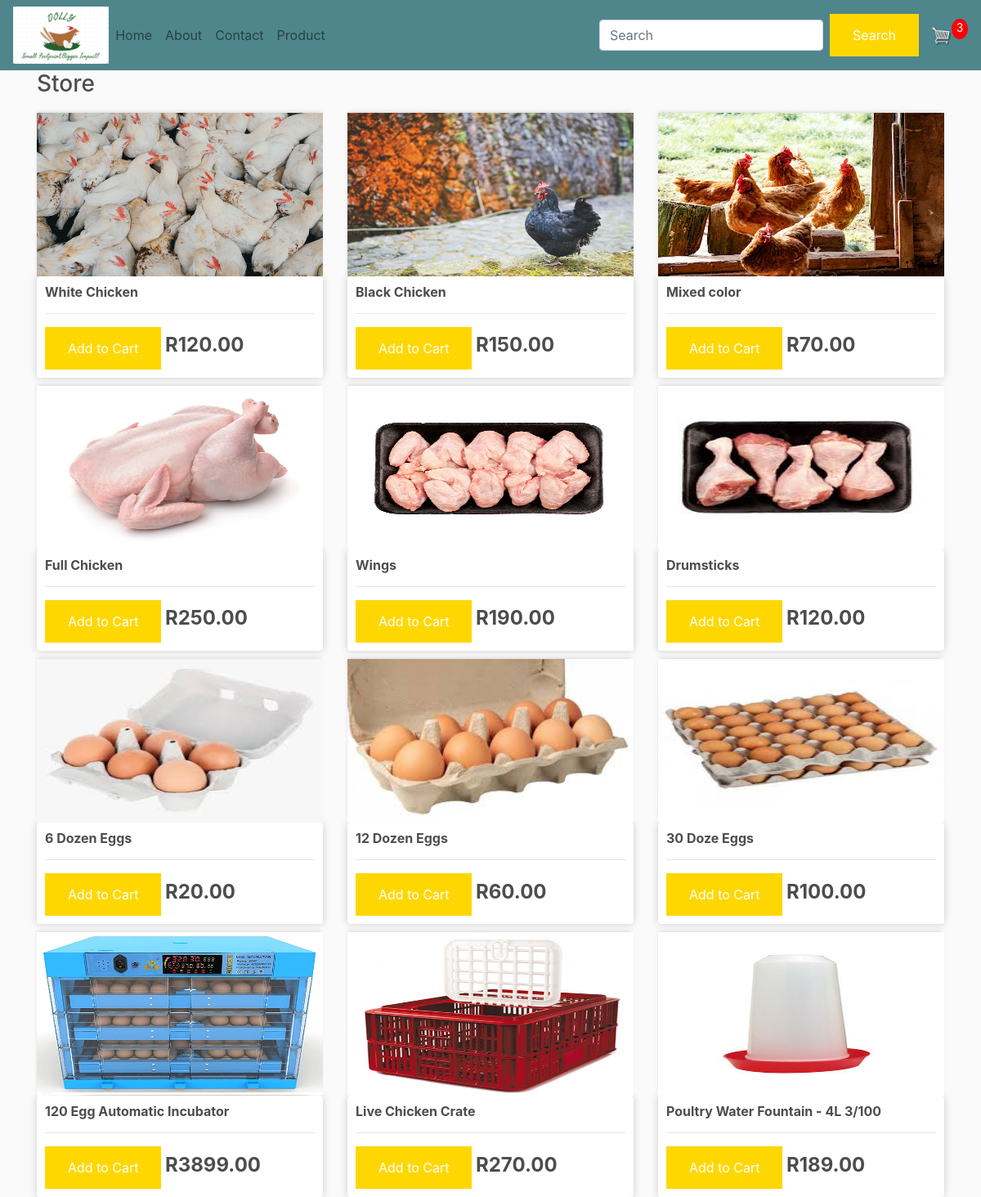
The page /store/ (signed in) on the database its author committed.
### members/models.py (models this page shows, shortened)
class Product(models.Model):
	name = models.CharField(max_length=200, null=True)
	price = models.FloatField()
	digital = models.BooleanField(default=False, null=True, blank=False)
	image = models.ImageField(null=True, blank=True)
	@property
	def imageURL(self):
		try:
			url = self.image.url
		except:
			url = ''
		return url

### members/views.py (the view)
# urls.py: path('store/', views.store, name="product"),
def store(request):
	data = cartData(request)
	cartItems = data['cartItems']
	order = data['order']
	items = data['items']
	products = Product.objects.all()
	context = {'products':products, 'cartItems':cartItems}
	return render(request, 'store.html', context)

### members/models.py (called while the page is built)
	@property
	def get_cart_items(self):
		orderitems = self.orderitem_set.all()
		total = sum([item.quantity for item in orderitems])
		return total

### members/utils.py (called while the page is built)
def cartData(request):
	if request.user.is_authenticated:
		customer = request.user.customer
		order, created = Order.objects.get_or_create(customer=customer, complete=False)
		items = order.orderitem_set.all()
		cartItems = order.get_cart_items
	else:
		cookieData = cookieCart(request)
		cartItems = cookieData['cartItems']
		order = cookieData['order']
		items = cookieData['items']
	return {'cartItems':cartItems ,'order':order, 'items':items}

### members/templates/store.html
{% extends 'main.html' %}
{% load static %}
    {% block content %}
     <h3>Store</h3>
     <div class="row">
        {% for product in products %}
		<div class="col-lg-4">
			<img class="thumbnail" src="{{product.imageURL}}">
			<div class="box-element product">
				<h6><strong>{{product.name}}</strong></h6>
				<hr>
				<button data-product="{{product.id}}" data-action="add" class="btn btn-outline-secondary add-btn update-cart">Add to Cart</button>
				<h4 style="display: inline-block;"><strong>R{{product.price|floatformat:2}}</strong></h4>
			</div>
		</div>
		{% endfor %}
	</div>
{% endblock content %}

### members/static/css/main.css (style rules this page uses)
body { background-color: hsl(0, 0%, 98%); }
h1,h2,h3,h4,h5,h6 { color:hsl(0, 0%, 30%); }
.box-element { box-shadow:hsl(0, 0%, 80%) 0 0 16px; background-color: #fff; border-radius: 4px; padding: 10px; }
.thumbnail { width: 100%; height: 200px; -webkit-box-shadow: -1px -3px 5px -2px rgba(214,214,214,1); -moz-box-shadow: -1px -3px 5px -2px rgba(214,214,214,1); box-shadow: -1px -3px 5px -2px rgba(214,214,214,1); }
.product { border-radius: 0 0 4px 4px; }
.col-lg-4, .col-lg-6, .col-lg-8, .col-lg-12 { margin-top: 10px; }
.btn { border-radius: 0; background-color: gold; }
.btn { border: none; color: white; padding: 14px 28px; cursor: pointer; }
.box-element { box-shadow: hsl(0, 0%, 80%)0 0 10px; background-color: #fff; border-radius: 4px; padding: 10px; }

### rows shown on the page
Product: imageURL (picture), name "White Chicken", price "120.00"
Product: imageURL (picture), name "Black Chicken", price "150.00"
Product: imageURL (picture), name "Mixed color", price "70.00"
Product: imageURL (picture), name "Full Chicken", price "250.00"
Product: imageURL (picture), name "Wings", price "190.00"
Product: imageURL (picture), name "Drumsticks", price "120.00"
Product: imageURL (picture), name "6 Dozen Eggs", price "20.00"
Product: imageURL (picture), name "12 Dozen Eggs", price "60.00"
Product: imageURL (picture), name "30 Doze Eggs", price "100.00"
Product: imageURL (picture), name "120 Egg Automatic Incubator", price "3899.00"
Product: imageURL (picture), name "Live Chicken Crate", price "270.00"
Product: imageURL (picture), name "Poultry Water Fountain - 4L 3/100", price "189.00"

### other values the page prints
{{ cartItems }} "3"
